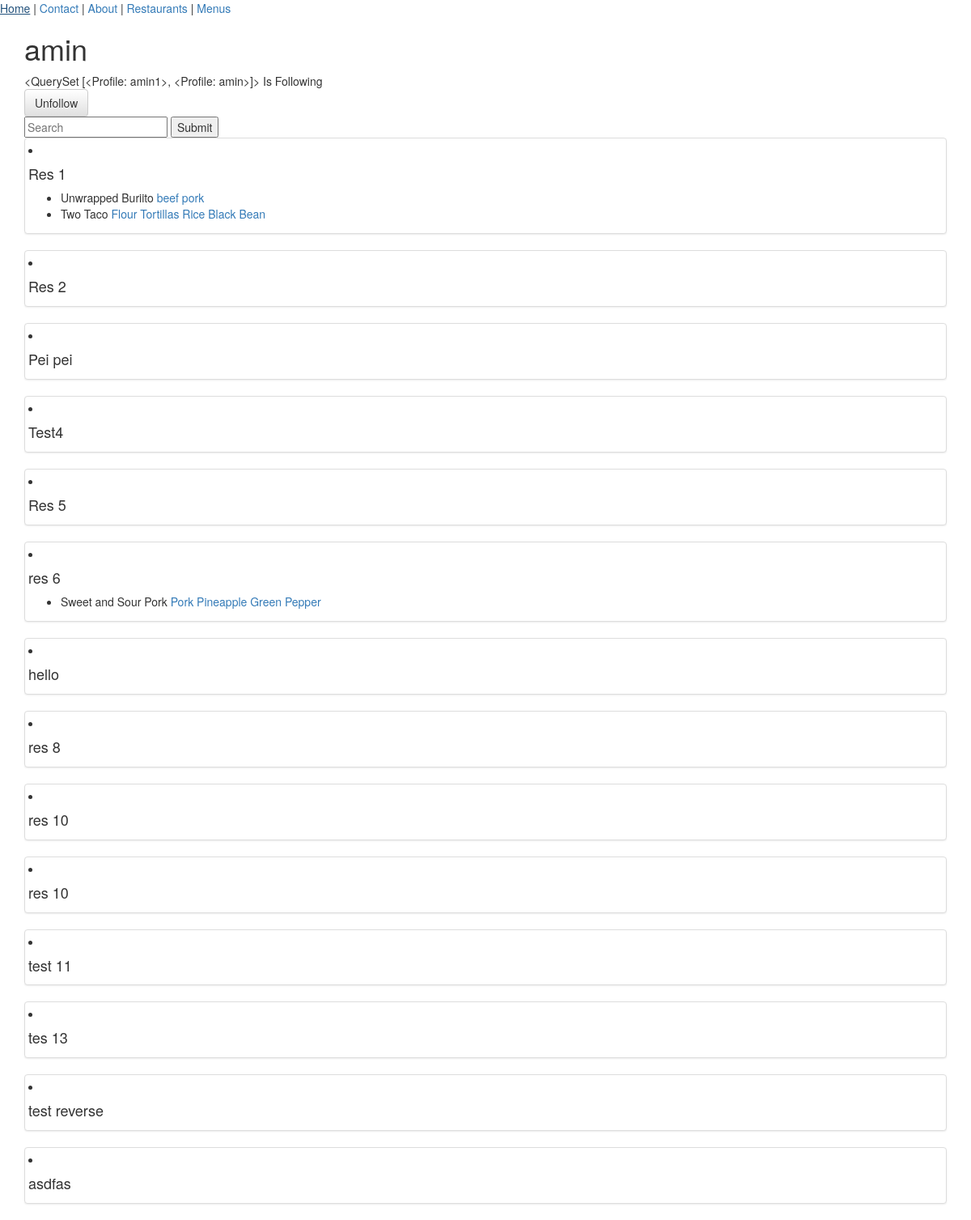
Page /profiles/amin/ (signed in) on the earlier database version.
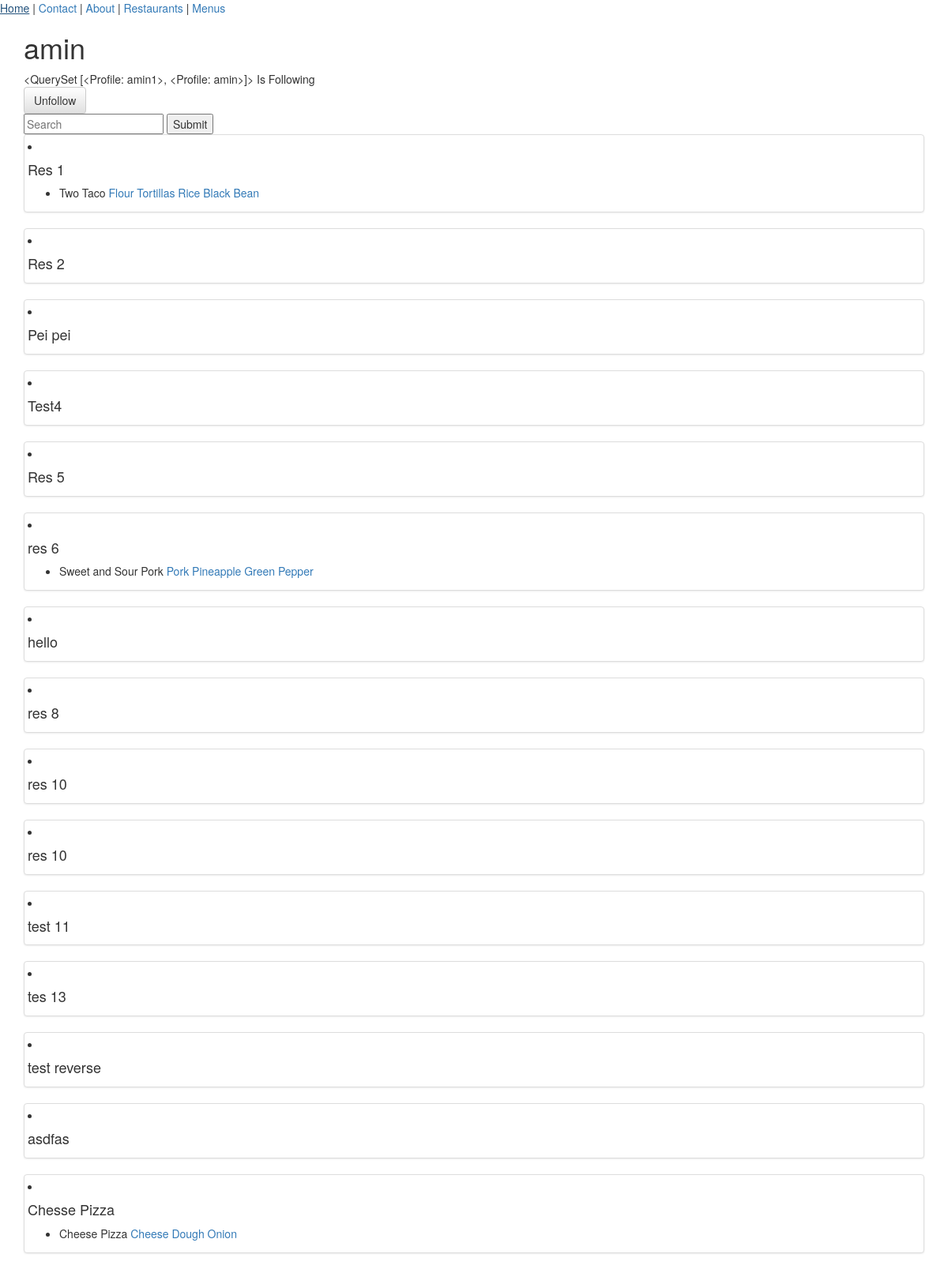
Same page on the later database version.
### profiles/models.py (models this page shows, shortened)
class Profile(models.Model):
	user 		= models.OneToOneField(User)
	followers 	= models.ManyToManyField(User, related_name='is_following', blank=True)
	activation_key = models.CharField(max_length=120, null=True, blank=True)
	activated	= models.BooleanField(default=False)
	timestamp	= models.DateTimeField(auto_now_add=True)
	update		= models.DateTimeField(auto_now=True)
	objects = ProfileManager()
	def __str__(self):
		return self.user.username

### restaurants/models.py (models this page shows, shortened)
class RestaurantLocation(models.Model):
	owner 		= models.ForeignKey(User)
	name 		= models.CharField(max_length=120)
	location 	= models.CharField(max_length=120, null=True, blank=True)
	category 	= models.CharField(max_length=120, null=True, blank=True)
	timestamp 	= models.DateTimeField(auto_now_add=True)
	updated 	= models.DateTimeField(auto_now=True)
	slug		= models.SlugField(null=True, blank=True)
	objects = RestaurantLocationManager()
	@property
	def title(self):
		return self.name

### menus/models.py (models this page shows, shortened)
class Item(models.Model):
	user 		= models.ForeignKey(settings.AUTH_USER_MODEL)
	restaurant 	= models.ForeignKey(RestaurantLocation)
	name 		= models.CharField(max_length=120)
	content 	= models.TextField(help_text='separete each item by comma')
	exclude 	= models.TextField(blank=True, null=True, help_text='separete each item by comma')
	public 		= models.BooleanField(default=True)
	timestamp 	= models.DateTimeField(auto_now_add=True)
	updated		= models.DateTimeField(auto_now=True)
	class Meta:
		ordering = ['updated', '-timestamp']
	def get_content(self):
		return self.content.split(",")

### profiles/views.py (the view)
# urls.py: url(r'^(?P<username>[\w-]+)/$', ProfileDetailView.as_view(), name='detail'),
class ProfileDetailView(DetailView):
	template_name = 'profiles/user.html'
	def get_object(self):
		username = self.kwargs.get("username")
		if username is None:
			raise Http404
		return get_object_or_404(User, username__iexact=username, is_active=True)
	def get_context_data(self, *args, **kwargs):
		context = super().get_context_data(*args, **kwargs)
		print(context)
		user = context['user']
		is_following = False
		if user.profile in self.request.user.is_following.all():
			is_following = True
		context['is_following'] = is_following
		query = self.request.GET.get('q')
		print(user)
		item_exists = Item.objects.filter(user=user).exists()
		qs = RestaurantLocation.objects.filter(owner=user)
		if query:
			qs = qs.search(query)
		if item_exists and qs.exists():
			context['locations'] = qs
		return context

### restaurants/models.py (called while the page is built)
	def get_queryset(self):
		return RestaurantLocationQuerySet(self.model, using=self._db)

### profiles/templates/profiles/user.html
{% extends 'base.html' %} {% block title %}{{ user.username }} | {{ block.super }}{% endblock %} {% block content %}
<h1>{{ user.username }}</h1>
{{ request.user.is_following.all }}
{% if user.profile in request.user.is_following.all %}
Is Following
{% endif %}
{% include 'profiles/snippets/follow_form.html' with username=user.username is_following=is_following %}
<form action="" class="form">
    <input type="text" placeholder="Search" name="q" value='{{ request.GET.q }}'>
    <input type="submit">
</form>
{% if user.item_set.all.exists %}
{% if locations %}
{% for rest in locations %}
<div class="row">
    <div class="col-sm-12">
        <div class="thumbnail">
            <li><h4>{{ rest.title }}</h4>
                <ul>
                    {% for item in rest.item_set.all %}
                    <li>{{ item.name }} {% for ing in item.get_content %}
                        <a href="{{ request.path }}?q={{ ing }}">{{ ing }}</a>{% endfor %}
                    </li>
                    {% endfor %}
                </ul>
            </li>
        </div>
    </div>
</div>
{% endfor %}
{% endif %}
{% else %}
<p class="lead">No Item Found</p>
{% endif %} {% endblock %}

### templates/base.html (shortened to what this page needs)
<!DOCTYPE html>
<html lang="en">
<head>
    {% include 'snippets/css.html' %}
</head>
<body>
    {% include 'snippets/nav.html' %}
    <div class="container">
        {% block content %} {% endblock %}
    </div>
</body>
</html>

### templates/snippets/css.html (shortened to what this page needs)
<link rel="stylesheet" href="https://maxcdn.bootstrapcdn.com/bootstrap/3.3.7/css/bootstrap.min.css">
<link rel="stylesheet" href="https://maxcdn.bootstrapcdn.com/bootstrap/3.3.7/css/bootstrap-theme.min.css">

### templates/snippets/nav.html
<div>
<a href="{% url 'home' %}">Home</a> |
<a href="/contact/">Contact</a> |
<a href="{% url 'about' %}">About</a> |
{% if request.user.is_authenticated %}
<a href="{% url 'restaurants:list' %}">Restaurants</a> |
<a href="{% url 'menus:list' %}">Menus</a>
{% endif %}
</div>

### profiles/templates/profiles/snippets/follow_form.html (shortened to what this page needs)
{% if request.user.is_authenticated %}
<form action="{% url 'follow' %}" class="form" method="POST">
	<input type="submit" value="{% if is_following %} Unfollow {% else %} Follow {% endif %}" class="btn {% if is_following %} btn-default {% else %} btn-primary {% endif %}">
</form>
{% endif %}

Differences in the rows shown:
changed RestaurantLocation "Res 1": loses Item (name "Unwrapped Buriito", get_content "beef" "pork")
added RestaurantLocation: title "Chesse Pizza", Item (name "Cheese Pizza", get_content "Cheese" "Dough" "Onion")
